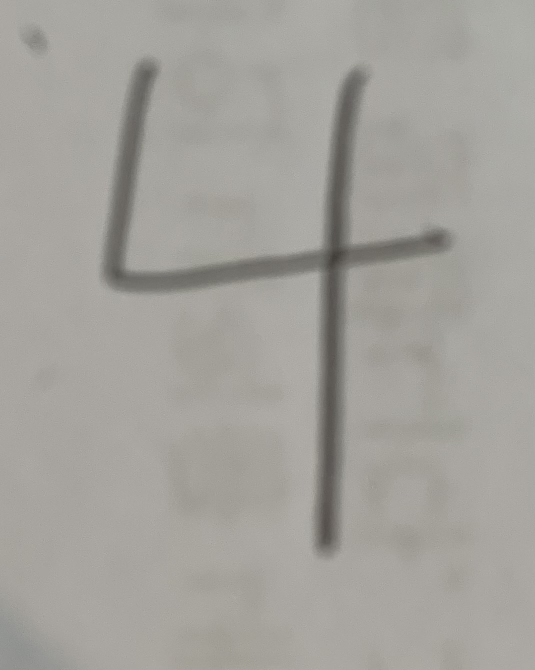
#> input picture education_images/4.jpeg, 1070 x 1340 px, given in place of 4.jpg, which was not available (shown at 1/2 size)
$ jupyter execute --allow-errors '3-2. Image Processing.ipynb'   (text cells are left out)
#> lines starting #> are read from the running program, lines starting #| are printed output that depends on the picture; pictures that were not available may be replaced by others from this repository, and a replacement may not be noted
[cell 1]
# 이미지 불러오기

from PIL import Image

image = Image.open('./dataset/pets/Cat/4.jpg')
#> image is the input picture: PIL image 1070x1340 RGB; mean R, G, B 163.1, 160.9, 155.6

[cell 2]
image

[cell 3]
# 해당 이미지의 사이즈
image.size
#> Out = (1070, 1340)

[cell 4]
# 채널이 3개인 컬러 이미지
image.mode
#> Out = 'RGB'

[cell 5]
import matplotlib.pyplot as plt

plt.imshow(image)

[cell 6]
point = [100, 100, 200, 200]

cropped_image = image.crop(point)
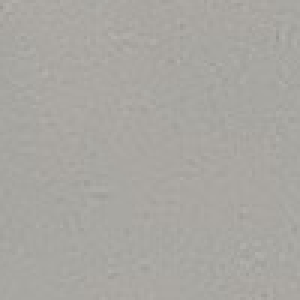
#> cropped_image: PIL image 100x100 RGB (shown 3 times larger); mean R, G, B 168.6, 166.6, 161.6

[cell 7]
cropped_image

[cell 8]
image

[cell 9]
image.paste(cropped_image, (0, 0, 100, 100))

[cell 10]
image

[cell 11]
lr_image = image.transpose(Image.FLIP_LEFT_RIGHT)
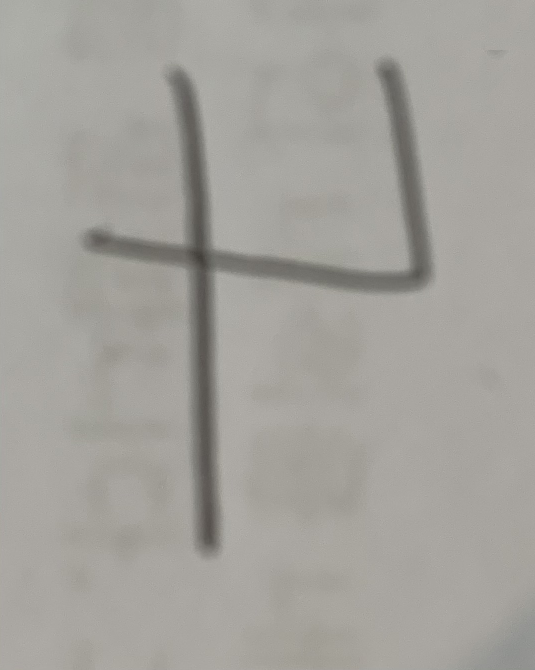
#> lr_image: PIL image 1070x1340 RGB (shown at 1/2 size); mean R, G, B 163.1, 160.9, 155.6

display(lr_image)

tb_image = image.transpose(Image.FLIP_TOP_BOTTOM)
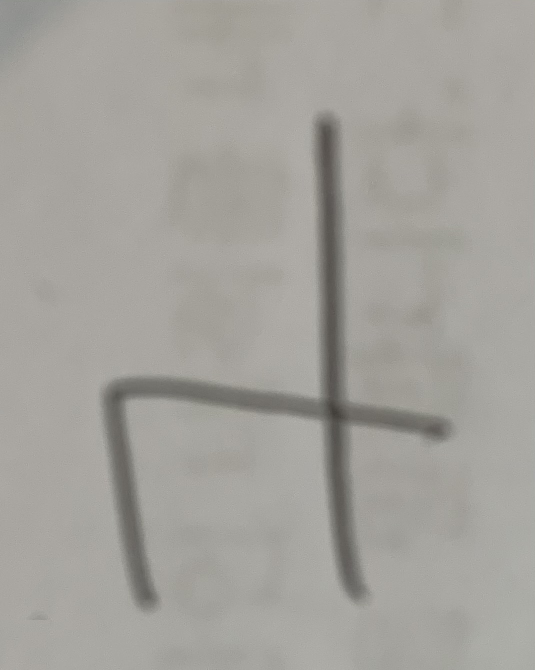
#> tb_image: PIL image 1070x1340 RGB (shown at 1/2 size); mean R, G, B 163.1, 160.9, 155.6

display(tb_image)

r1_image = image.transpose(Image.ROTATE_180)
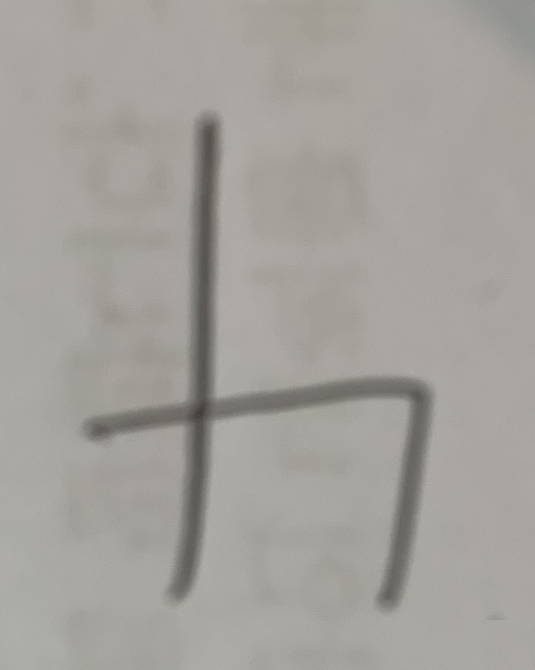
#> r1_image: PIL image 1070x1340 RGB (shown at 1/2 size); mean R, G, B 163.1, 160.9, 155.6

display(r1_image)

r2_image = image.transpose(Image.ROTATE_270)
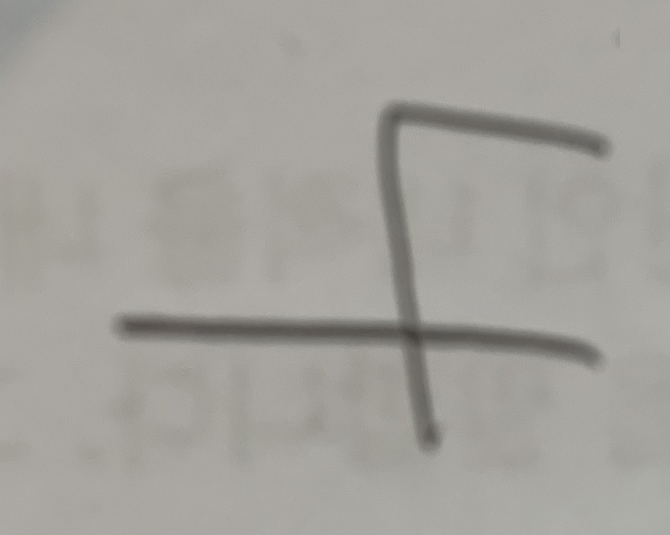
#> r2_image: PIL image 1340x1070 RGB (shown at 1/2 size); mean R, G, B 163.1, 160.9, 155.6

display(r2_image)
print(r2_image.size)
#| (1340, 1070)

r3_image = image.transpose(Image.ROTATE_90)
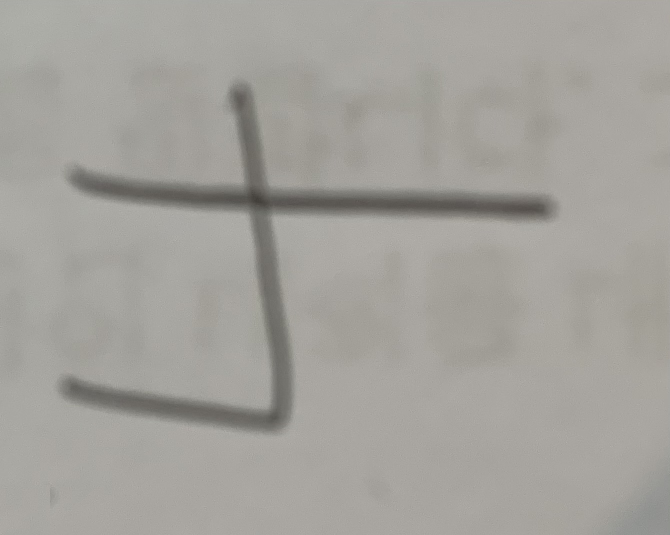
#> r3_image: PIL image 1340x1070 RGB (shown at 1/2 size); mean R, G, B 163.1, 160.9, 155.6

display(r3_image)

[cell 12]
new_image = image.rotate(30, fillcolor = 'blue')
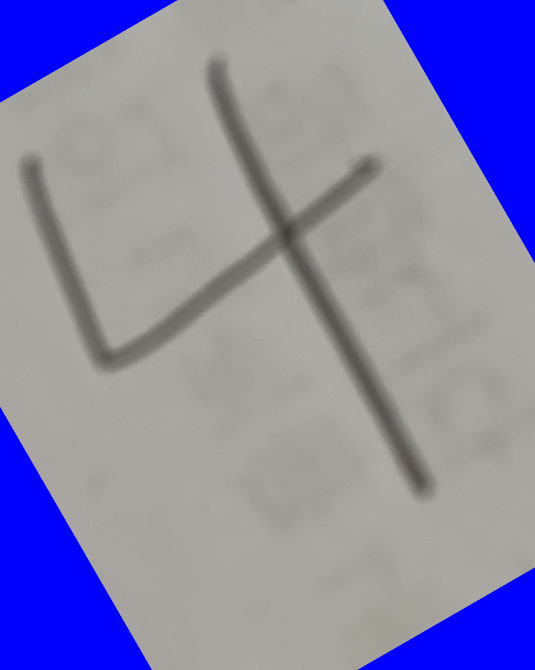
#> new_image: PIL image 1070x1340 RGB (shown at 1/2 size); mean R, G, B 135.9, 134, 171

print(new_image.size)
#| (1070, 1340)
display(new_image)

[cell 13]
# 변환 후, 남겨지는 픽셀 값을 어떠한 값으로 사용할 것인가에 대해 resample
new_image = image.rotate(30, resample = Image.BILINEAR)
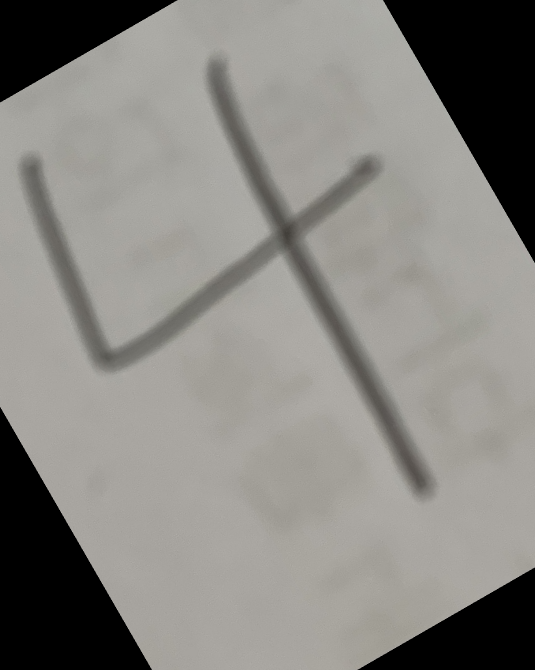
#> new_image: PIL image 1070x1340 RGB (shown at 1/2 size); mean R, G, B 135.5, 133.6, 129.1

print(new_image.size)
#| (1070, 1340)
display(new_image)

[cell 14]
image.resize((224, 224))
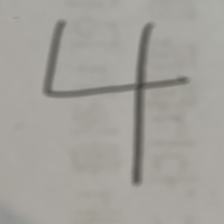
#> Out: PIL image 224x224 RGB; mean R, G, B 163.1, 160.9, 155.6

[cell 15]
image.resize((700, 700), resample = Image.NEAREST)

image.resize((700, 700), resample = Image.LANCZOS)
